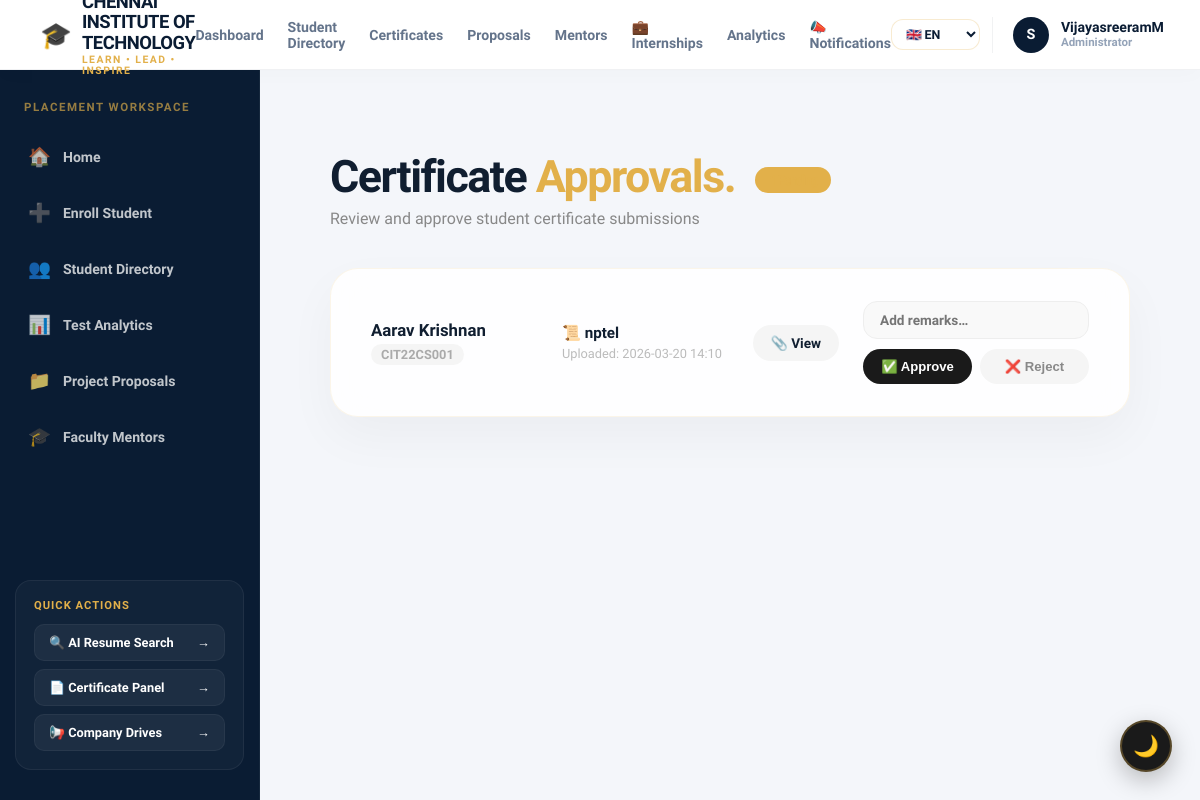
/admin/certificates (signed in), run on an earlier commit of the app's database.
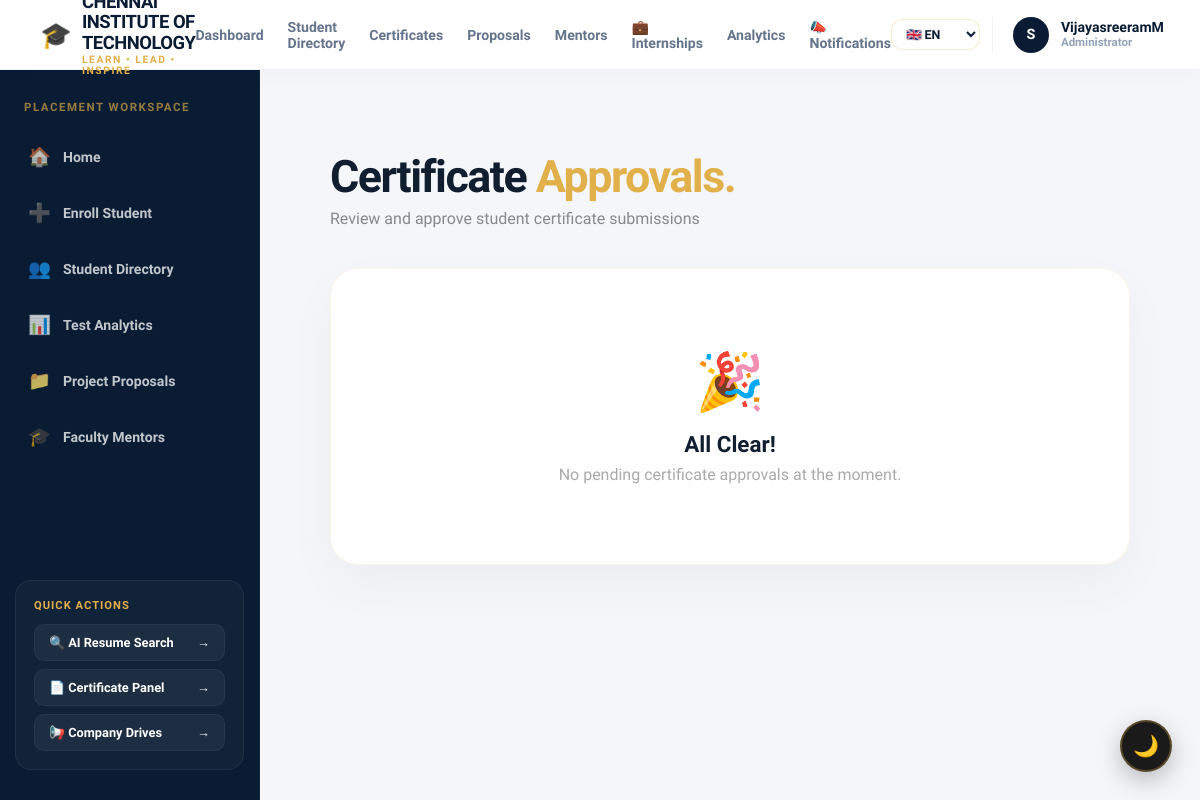
And on a later commit of the database.
### models.py (models this page shows)
class Certificate(db.Model):
    __tablename__ = "certificates"
    id              = db.Column(db.Integer, primary_key=True)
    certificate_id  = db.Column(db.String(50), unique=True, nullable=False)
    register_number = db.Column(db.String(50), db.ForeignKey("students.register_number", ondelete="CASCADE"),
                                nullable=False, index=True)
    student_name    = db.Column(db.String(200))
    certificate_name= db.Column(db.String(300))
    file_path       = db.Column(db.Text)
    status          = db.Column(db.String(50), default="Pending")
    uploaded_at     = db.Column(db.String(50))
    reviewed_by     = db.Column(db.String(100))
    reviewed_at     = db.Column(db.String(50))
    remarks         = db.Column(db.Text)

### blueprints/admin.py (the view, shortened to what this page needs)
@admin_bp.route("/certificates")
@admin_required
def admin_certificates():
    try:
        from models import Certificate, db
        db.session.execute(db.select(Certificate).limit(1))   # probe
        pending_objs = Certificate.query.filter(
            Certificate.status.in_(["pending", "Pending"])
        ).order_by(Certificate.id.desc()).all()
        certs = [{
            "certificate_id": c.certificate_id,
            "register_number": c.register_number,
            "student_name":    c.student_name,
            "certificate_name":c.certificate_name,
            "file_path":       c.file_path or "",
            "status":          c.status,
            "uploaded_at":     c.uploaded_at or "",
        } for c in pending_objs]
        return render_template("admin_certificates.html", certs=certs)
    except Exception:
        pass

### templates/admin_certificates.html (shortened to what this page needs)
{% extends "base.html" %}
{% block content %}
<div class="cert-container">
    <div class="cert-header">
        <h2>Certificate <span>Approvals.</span>
            {% if certs %}
                <span class="count-badge">{{ certs|length }} Pending</span>
            {% endif %}
        </h2>
        <p>Review and approve student certificate submissions</p>
    </div>
    {% if certs %}
        {% for c in certs %}
        <div class="cert-card">
            <div>
                <p class="cert-student-name">{{ c.student_name }}</p>
                <span class="cert-reg">{{ c.register_number }}</span>
            </div>
            <div>
                <div class="cert-name">📜 {{ c.certificate_name }}</div>
                <div class="cert-date">Uploaded: {{ c.uploaded_at }}</div>
            </div>
            <div>
                {% if c.file_path %}
                    <a href="{{ url_for('admin.view_certificate_file', filename=c.file_path) }}"
                       target="_blank" class="view-link">
                        📎 View
                    </a>
                {% else %}
                    <span class="no-file">No file</span>
                {% endif %}
            </div>
            <div>
                <form method="POST"
                      action="{{ url_for('admin.review_certificate', cert_id=c.certificate_id) }}"
                      class="review-form">
                    <input type="text" name="remarks" placeholder="Add remarks…" required>
                    <div class="review-actions">
                        <button type="submit" name="action" value="approve" class="btn-approve">
                            ✅ Approve
                        </button>
                        <button type="submit" name="action" value="reject" class="btn-reject">
                            ❌ Reject
                        </button>
                    </div>
                </form>
            </div>
        </div>
        {% endfor %}
    {% else %}
        <div class="empty-state">
            <div class="icon">🎉</div>
            <h3>All Clear!</h3>
            <p>No pending certificate approvals at the moment.</p>
        </div>
    {% endif %}
</div>
{% endblock %}

What changed in the data, as far as the page shows it:
no longer on this page (row edited): Certificate: student_name "Aarav Krishnan", register_number "CIT22CS001", certificate_name "nptel", uploaded_at "2026-03-20 14:10"
Also different on the page:
text now shown: "🎉 All Clear! No pending certificate approvals at the moment."
